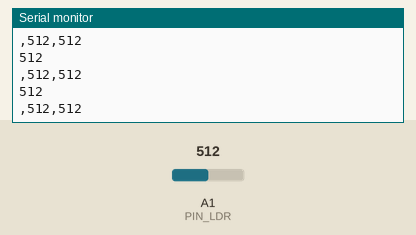
Recording of a sketch running on a simulated Arduino Uno, built with avr-gcc and run on an emulated ATmega328P. Shown: the last lines printed to the serial monitor. The inputs (shaded band) are chosen by the test bench; at power-on: A1 (PIN_LDR) = 512.

Above: at 1.2 s.
1.3 s: A1 (PIN_LDR) set to 716
At 1.56 s:
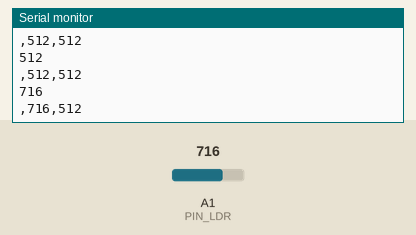
2.8 s: A1 (PIN_LDR) set to 900
At 2.97 s:
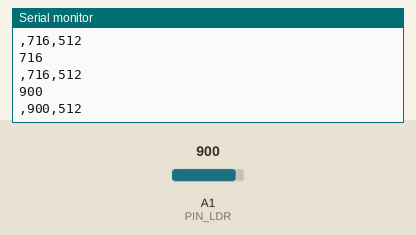
Timing chart, 0 to 5.8 s (numbered marks = the images above; inputs shaded):
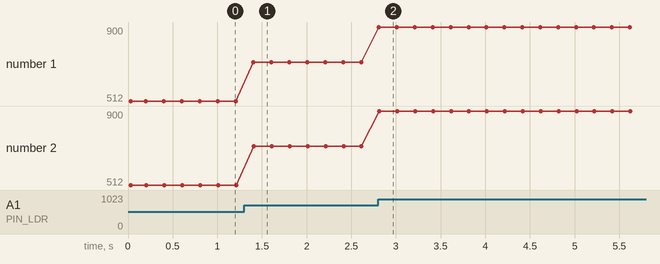

The sketch:

PruebaLDR.ino
```cpp
#define PIN_LDR A1

void setup() {
  // put your setup code here, to run once:
Serial.begin(9600);
 Serial.println(F("Preparando lectura de LDR"));
}
int maximo = 0;
  int minimo = 3500;

void loop() {

int ValorLDR=analogRead(PIN_LDR);

if (maximo<ValorLDR){
  maximo=ValorLDR;
}
if (minimo>ValorLDR){
 minimo=ValorLDR;
}


Serial.println(ValorLDR);
     Serial.print(",");
    Serial.print(maximo);
    Serial.print(",");
    Serial.println(minimo);
delay(200);


}
```

Measured:
- after the input at 1.3 s, the serial monitor: prints a new line after 0.11 s (image 1)
- after the input at 2.8 s, the serial monitor: prints a new line at once (image 2)
- plotted number 1: 512 → 716 after the input at 1.3 s, 716 → 900 after the input at 2.8 s
- plotted number 2: 512 → 716 after the input at 1.3 s, 716 → 900 after the input at 2.8 s
